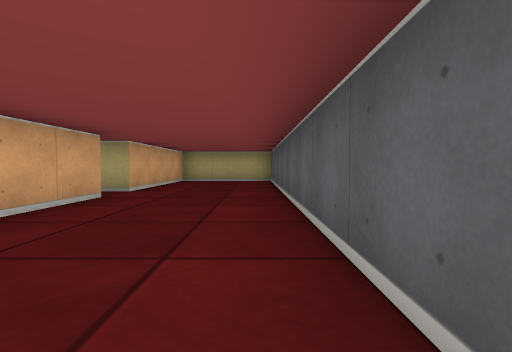
view 1 (above)

24 first-person views from a walk through a cub3D level. The camera is about half as high as the walls, tilts 2° down and sees 85° across. The floor is counted in squares. Each view is taken from the middle of a square. On the plan, view 1 faces up. The plan holds only what a view shows up to about 9 squares ahead; the rest is blank.

view 2
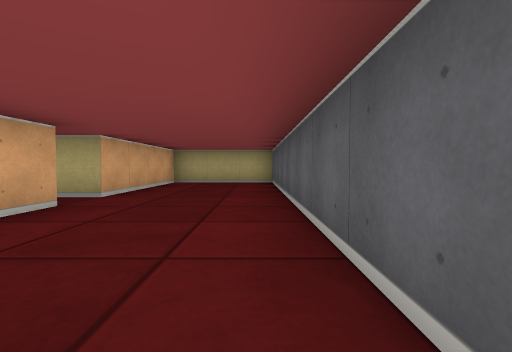

view 3
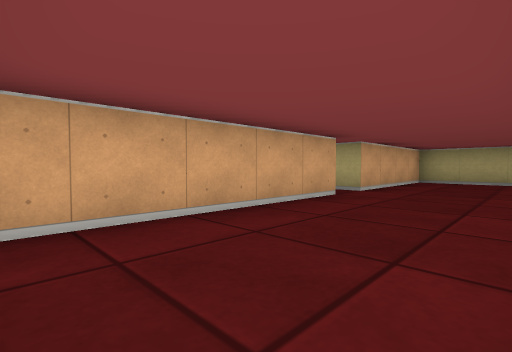

view 4
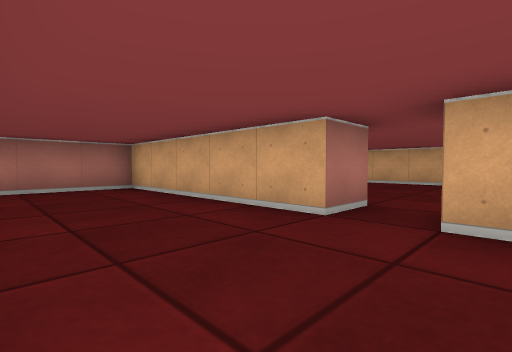

view 5
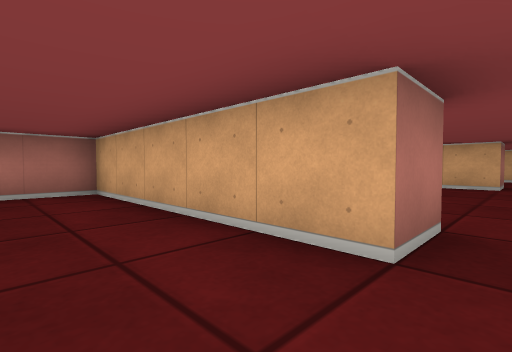

view 6
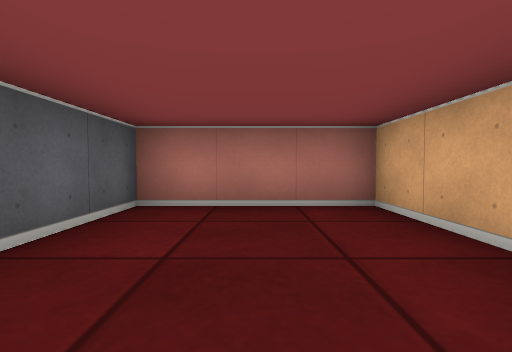

view 7
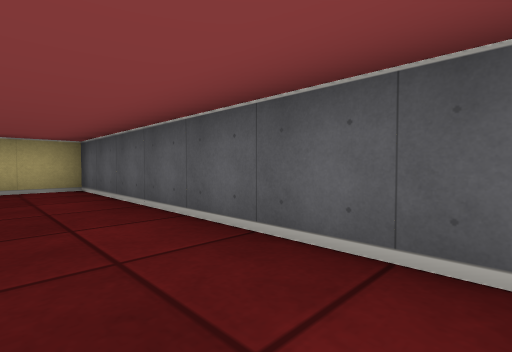

view 8
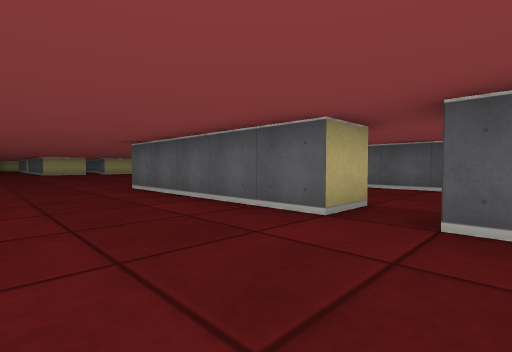

view 9
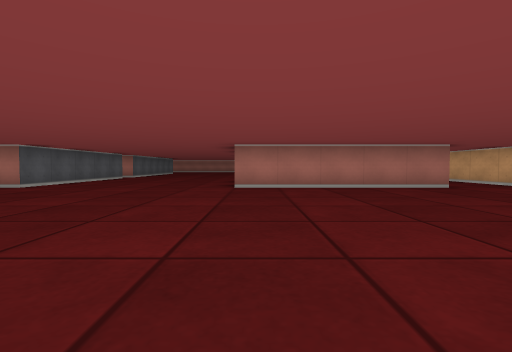

view 10
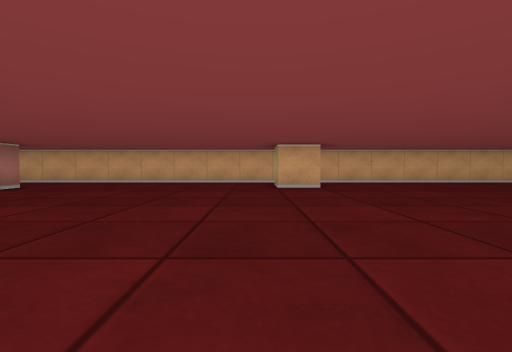

view 11
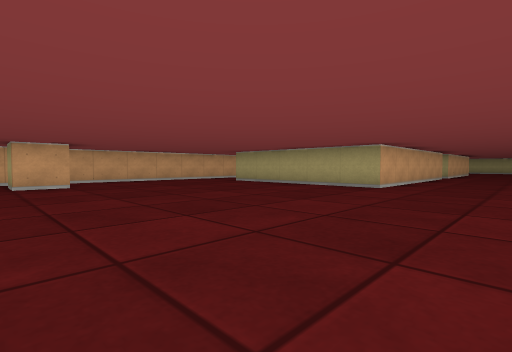

view 12
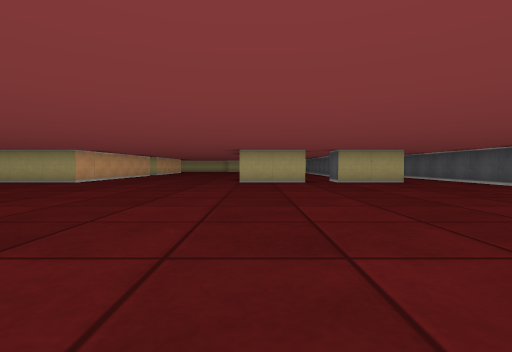

view 13
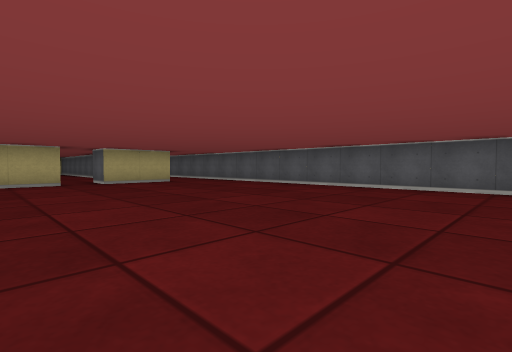

view 14
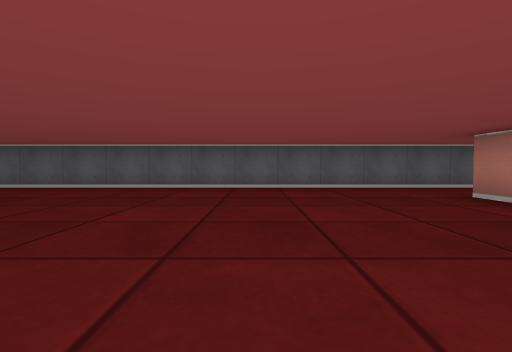

view 15
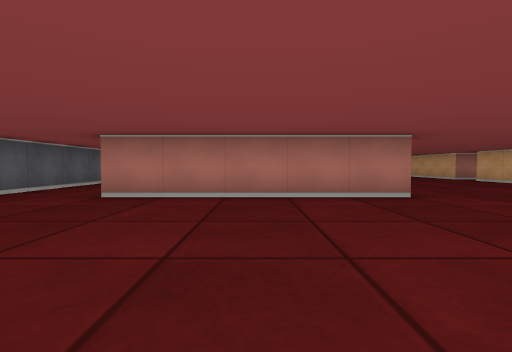

view 16
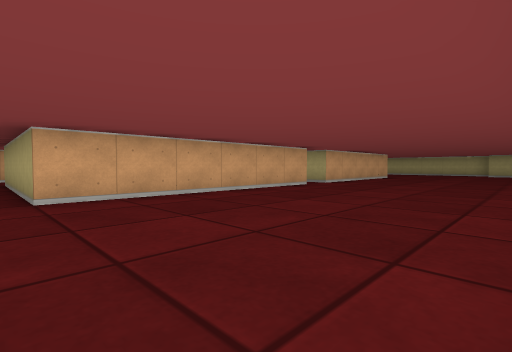

view 17
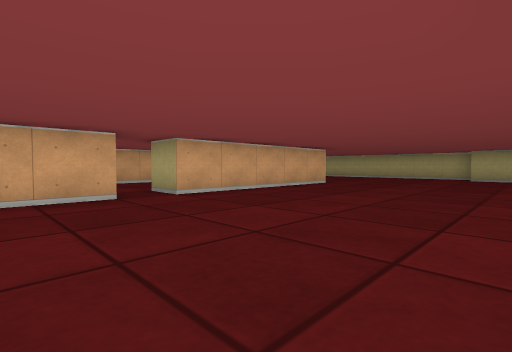

view 18
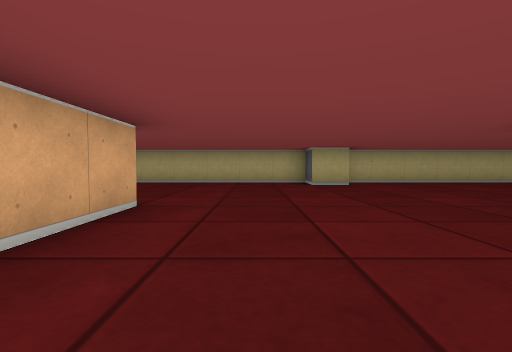

view 19
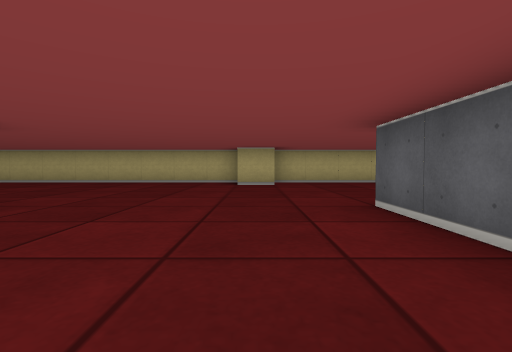

view 20
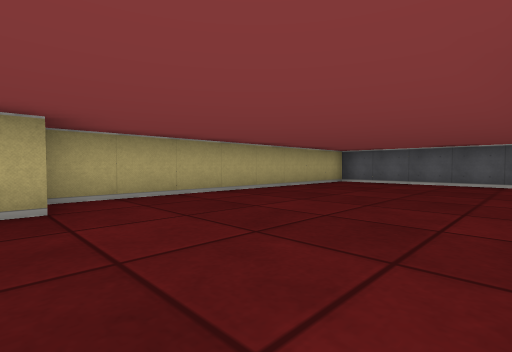

view 21
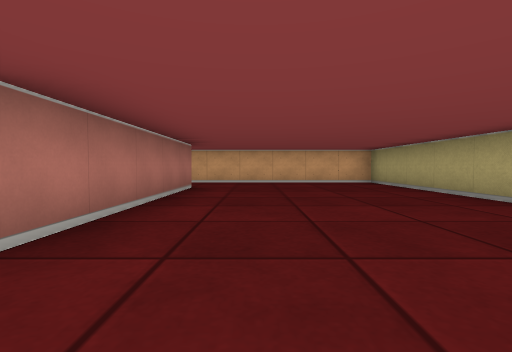

view 22
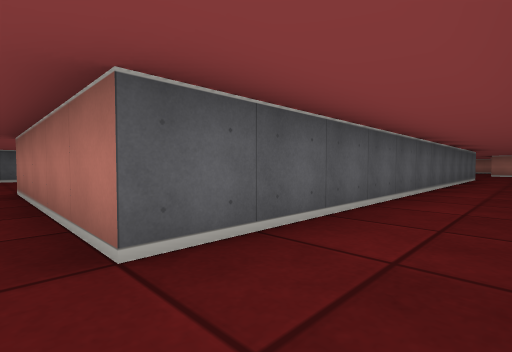

view 23
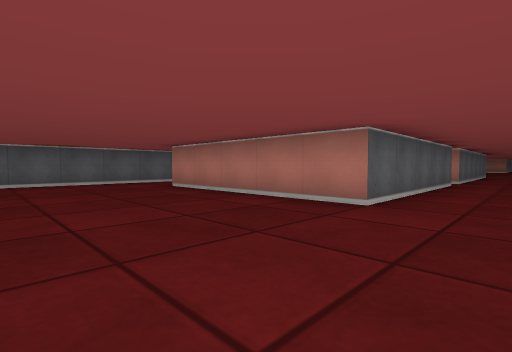

view 24
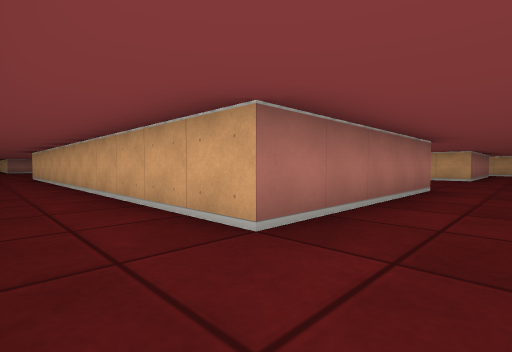

### Floor plan
Points are (right, up) in squares from view 1. A wall is a line through its corners. A room is listed if a view was taken in it or the views show most of it. See-through windows are left out.
Room 1 (views 1, 2, 3, 4, 5, 6, 7)
walls: (-2.5, 4.5) (-2.5, -0.5) (0.5, -0.5) (0.5, 9.5) (-2.5, 9.5) (-2.5, 5.5)
ways out: opening at (-3, 5) to room 2
Room 2 (views 8, 9, 10, 11, 12, 13, 14, 15, 16, 17, 18, 19, 20, 21, 22, 23, 24)
walls: (-13.5, 17.6) (-13.5, 16.5) (-14.5, 16.5); (-1.4, 22.5) (-3.5, 22.5); (-13.6, 10.5) (-8.5, 10.5); (-8.5, 6.9) (-8.5, 6); (1.5, 22.5) (-0.5, 22.5) (-0.5, 23.5); (-13.5, 23.8) (-13.5, 34.5) (-8.5, 34.5) (-8.5, 29.5); (-2.5, 5.5) (-3.5, 5.5) (-3.5, 10.5) (1.5, 10.5); (-3.5, 26.8) (-3.5, 28.5); (-8.5, 4.5) (-8.5, 2.2); (-3.5, 4) (-3.5, 4.5) (-2.5, 4.5); (-15.5, 23.9) (-15.5, 8); (-8.5, 28.6) (-8.5, 22.5) (-13.5, 22.5); (3.5, 6.9) (3.5, 23); (-3.5, 29.5) (-3.5, 34.5) (1.5, 34.5) (1.5, 24.8); (3.5, 33.8) (3.5, 39.2); (-4.4, 38.5) (-5.5, 38.5) (-5.5, 39.5) (-15.5, 39.5) (-15.5, 34); (3.2, 39.5) (-4.5, 39.5)
ways out: opening at (-3, 5) to room 1; opening at (-9, 5); opening at (-9, 29); opening at (-1, 23)

Where each view was taken, in squares from view 1:
view 1: 0 up, 0 right, facing up
view 2: 1 up, 0 right, facing up
view 3: 0 up, 0 right, facing up-left
view 4: 6 up, 0 right, facing down-left
view 5: 5 up, 1 left, facing down-left
view 6: 3 up, 1 left, facing down
view 7: 3 up, 1 left, facing up-right
view 8: 4 up, 6 left, facing up-right
view 9: 17 up, 9 left, facing down
view 10: 16 up, 7 left, facing left
view 11: 16 up, 6 left, facing up-left
view 12: 14 up, 3 left, facing up
view 13: 14 up, 3 left, facing up-right
view 14: 14 up, 3 left, facing right
view 15: 15 up, 1 left, facing down
view 16: 22 up, 4 left, facing up-left
view 17: 27 up, 4 left, facing up-left
view 18: 31 up, 7 left, facing up
view 19: 31 up, 5 left, facing up
view 20: 35 up, 5 left, facing up-right
view 21: 36 up, 7 left, facing left
view 22: 35 up, 15 left, facing down-right
view 23: 38 up, 5 left, facing down-right
view 24: 36 up, 3 right, facing down-left
